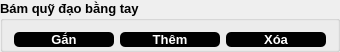
        <widget class="QGroupBox" name="groupBox_8">
         <property name="geometry">
          <rect>
           <x>260</x>
           <y>258</y>
           <width>340</width>
           <height>50</height>
          </rect>
         </property>
         <property name="font">
          <font>
           <pointsize>10</pointsize>
           <bold>true</bold>
          </font>
         </property>
         <property name="title">
          <string>Bám quỹ đạo bằng tay</string>
         </property>
         <layout class="QHBoxLayout" name="horizontalLayout_4">
          <property name="topMargin">
           <number>11</number>
          </property>
          <property name="bottomMargin">
           <number>2</number>
          </property>
          <item>
           <widget class="QPushButton" name="pushButton_23">
            <property name="minimumSize">
             <size>
              <width>100</width>
              <height>0</height>
             </size>
            </property>
            <property name="maximumSize">
             <size>
              <width>110</width>
              <height>25</height>
             </size>
            </property>
            <property name="font">
             <font>
              <family>MS Shell Dlg 2</family>
              <pointsize>10</pointsize>
              <bold>true</bold>
             </font>
            </property>
            <property name="autoFillBackground">
             <bool>false</bool>
            </property>
            <property name="styleSheet">
             <string notr="true">color: rgb(255, 255, 255);
background-color: rgba(0, 0, 0);
border: none;
border-radius: 5px;</string>
            </property>
            <property name="text">
             <string>Gắn</string>
            </property>
            <property name="flat">
             <bool>false</bool>
            </property>
           </widget>
          </item>
          <item>
           <widget class="QPushButton" name="pushButton_22">
            <property name="minimumSize">
             <size>
              <width>100</width>
              <height>0</height>
             </size>
            </property>
            <property name="maximumSize">
             <size>
              <width>110</width>
              <height>25</height>
             </size>
            </property>
            <property name="font">
             <font>
              <family>MS Shell Dlg 2</family>
              <pointsize>10</pointsize>
              <bold>true</bold>
             </font>
            </property>
            <property name="autoFillBackground">
             <bool>false</bool>
            </property>
            <property name="styleSheet">
             <string notr="true">color: rgb(255, 255, 255);
background-color: rgba(0, 0, 0);
border: none;
border-radius: 5px;</string>
            </property>
            <property name="text">
             <string>Thêm</string>
            </property>
            <property name="flat">
             <bool>false</bool>
            </property>
           </widget>
          </item>
          <item>
           <widget class="QPushButton" name="pushButton_24">
            <property name="minimumSize">
             <size>
              <width>100</width>
              <height>0</height>
             </size>
            </property>
            <property name="maximumSize">
             <size>
              <width>110</width>
              <height>25</height>
             </size>
            </property>
            <property name="font">
             <font>
              <family>MS Shell Dlg 2</family>
              <pointsize>10</pointsize>
              <bold>true</bold>
             </font>
            </property>
            <property name="autoFillBackground">
             <bool>false</bool>
            </property>
            <property name="styleSheet">
             <string notr="true">color: rgb(255, 255, 255);
background-color: rgba(0, 0, 0);
border: none;
border-radius: 5px;</string>
            </property>
            <property name="text">
             <string>Xóa</string>
            </property>
            <property name="flat">
             <bool>false</bool>
            </property>
           </widget>
          </item>
         </layout>
        </widget>
